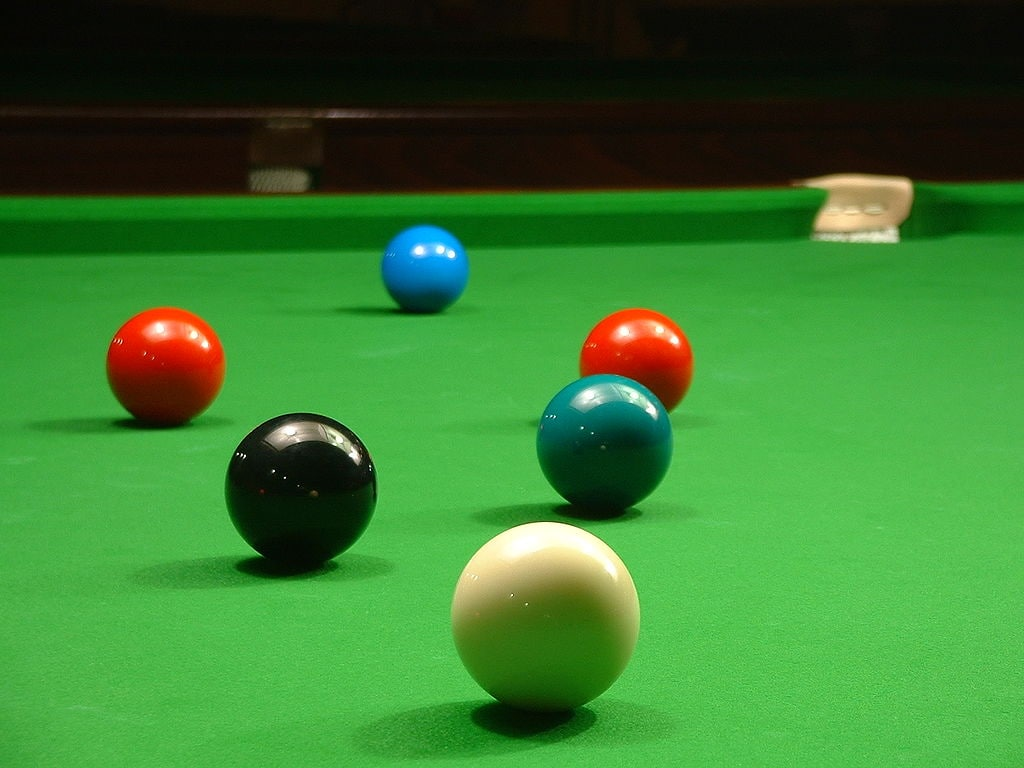
#> input picture billar.jpeg, 1024 x 768 px
$ python semana13mayo.py
#> lines starting #> are read from the running program, lines starting #| are printed output that depends on the picture; after the words box and inside, x2 and y2 are one past the last pixel; in counts of white or black regions, pixels touching at a corner belong together
import cv2
import numpy as np
import camara

#frame = cv2.imread("lena.tif")
#frame = cv2.imread("figuras.jpg")
frame = cv2.imread("billar.jpeg")
#> frame is the input picture: shape (768, 1024, 3); mean B, G, R 48.1, 122.7, 56.3

gris = cv2.cvtColor(frame, cv2.COLOR_BGR2GRAY, cv2.COLOR_BGR2GRAY)
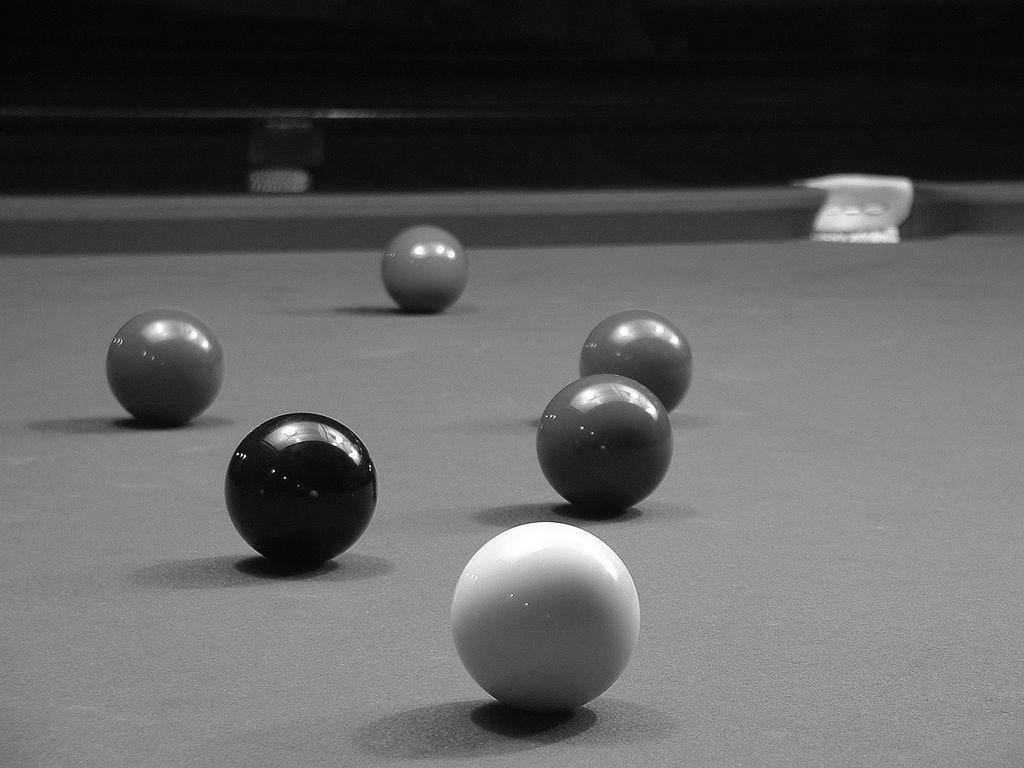
#> gris: shape (768, 1024); min 1, max 255, mean 94.3

#_, umbral = cv2.threshold(gris, 200, 255, cv2.THRESH_BINARY) #Cualquier pixel con escala de grises entre 200 y 255, ponlos a 255, y los de debajo a 0
_, umbral = cv2.threshold(gris, 100, 255, cv2.THRESH_BINARY) #Cualquier pixel con escala de grises entre 200 y 255, ponlos a 255, y los de debajo a 0
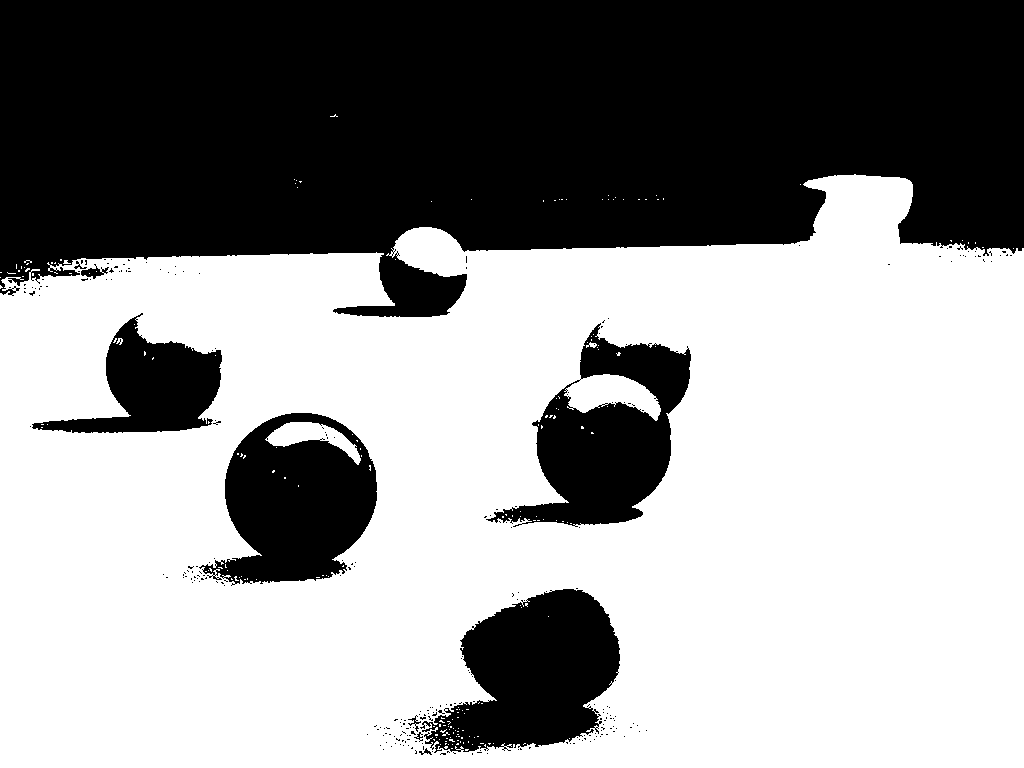
#> umbral: shape (768, 1024); 58.8% white; 262 black regions (252 under 20 px), largest, box (x1, y1, x2, y2) and area: (0, 0, 1024, 317) 254409, (420, 589, 620, 753) 20615, (199, 413, 377, 586) 19137

circulos = cv2.HoughCircles(umbral, cv2.HOUGH_GRADIENT, dp=1.5, minDist=100, param1=50, param2=30, minRadius=10, maxRadius=100 )
#> circulos = [[300.8, 489.8, 77.35], [603.8, 440.2, 67.3], [162.8, 368.2, 59.05], [426.8, 264.8, 39.1], [408.8, 675.8, 57.7], [510.8, 681.8, 67.45], [66.75, 315.8, 53.35], [615.8, 704.2, 23.05]]

circulos = circulos.astype(int)
#> circulos = [[300, 489, 77], [603, 440, 67], [162, 368, 59], [426, 264, 39], [408, 675, 57], [510, 681, 67], [66, 315, 53], [615, 704, 23]]

if circulos is not None:
    for c in circulos[0]:
        x, y, r = c
        cv2.circle(frame, (x,y), r, (0,0,255), 2)
#> this loop made 8 passes
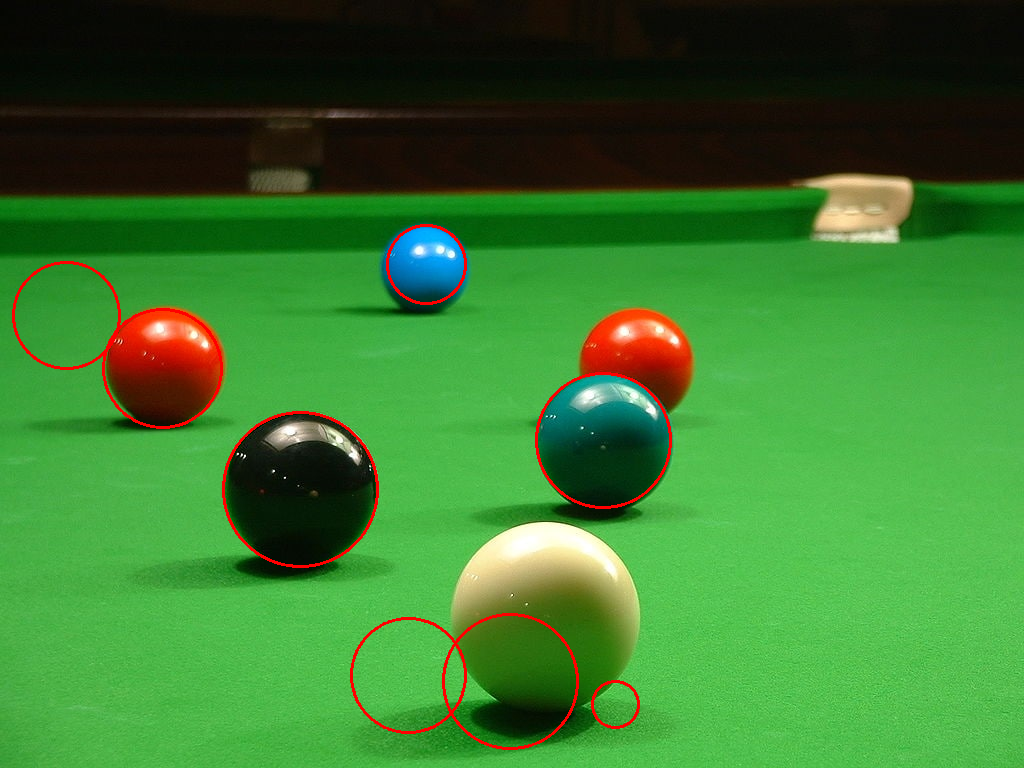
#> frame: shape (768, 1024, 3); 1.04% of pixels changed, all inside (x1, y1, x2, y2) = (12, 224, 672, 750)


""" Todo esto y lo de abajo lo hicimos con las figuras - Contornos a las figuras
contornos, _ = cv2.findContours(umbral, cv2.RETR_TREE, cv2.CHAIN_APPROX_SIMPLE) #Vector de contornos

for c in contornos:
   vertices = cv2.approxPolyDP(c, 0.009*cv2.arcLength(c, True), True)

   if len(vertices) == 5: #Los que tengan 5 lados
        cv2.drawContours(frame, [vertices], 0, (255,0,0),3) #dibujar contornos de azul

   #Rectangulo normal
    x, y, w, h = cv2.boundingRect(c)
    cv2.rectangle(frame, (x,y), (x+w, y+h), (255,255,0), 2) #Meter figuras en un rectangulo

    #Rectangulo de area minima
    mar = cv2.minAreaRect(c)
    box = cv2.boxPoints(mar) #Lista de coordenadas de rectangulo minimo
    cv2.polylines(frame, [box.astype(int)], True, (0,0, 255), 2)

    #Encontrar ciruclo de area minima que lo contiene
    (x,y), r = cv2.minEnclosingCircle(c)
    x = int(x)
    y = int(y)
    r = int(r)
    cv2.circle(frame, (x,y), r, (255,0,255), 2)
"""

"""  Mejora sobre harris
corners = cv2.goodFeaturesToTrack(umbral, maxCorners=66, qualityLevel=0.001, minDistance=25, useHarrisDetector=True, k=0.01) #Mejora sobre harris

for c in corners:
        x = c[0][0].astype(int)
        y = c[0][1].astype(int)
        cv2.circle(frame, (x,y), 5, (0,255,0), 2) #Poner ciruclos en verde
"""

""" Usando algoritmo de Harris:
harris = cv2.cornerHarris(umbral, blockSize=5, ksize=15, k=0.01) #Paremtros de formula de harris - Quedarnos con
harris = cv2.dilate(harris, None)
_, harris = cv2.threshold(harris, 0.01*harris.max(), 255, 0) #Todo lo que tenga valor de >1%, ponlo a 255. -> Todos los pixeles en alrededores de vertices se potencian
harris = np.uint8(harris) #Poner formato que conozca
_, _, _, centroides = cv2.connectedComponentsWithStats(harris) #Identificar grupos de pixeles conexos y dar estadisticas de ellos. Entre ellos, centroides

for c in centroides:
        x = c[0].astype(int)
        y = c[1].astype(int)
        cv2.circle(frame, (x,y), 5, (0,255,0), 2) #Poner ciruclos en verde
"""

cv2.imshow("Original", frame)
#cv2.imshow("IMAGEN", harris)
cv2.waitKey()
cv2.destroyAllWindows()
